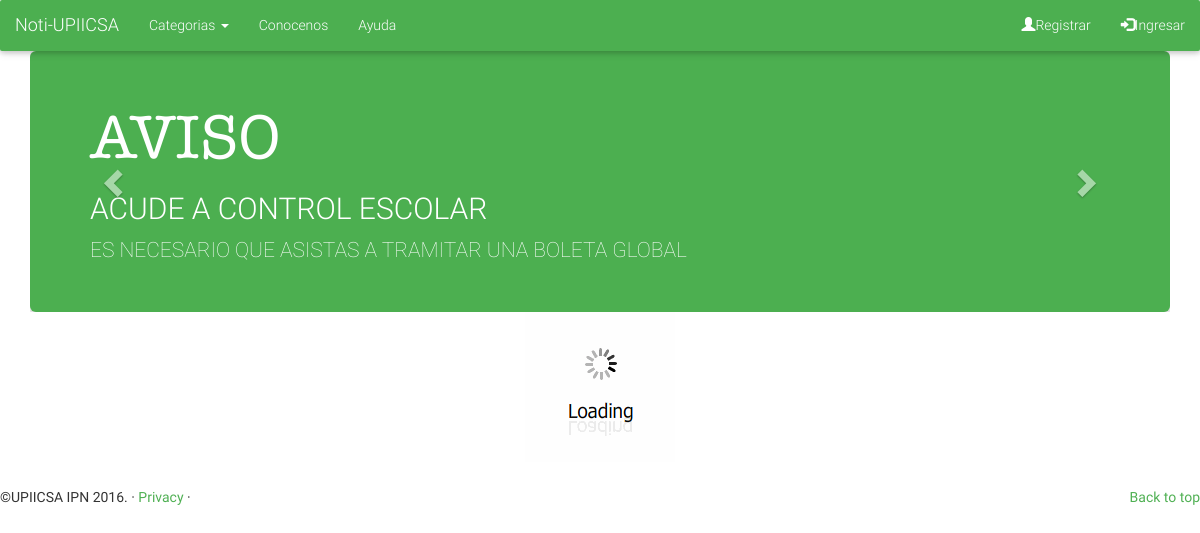
The page / on the database its author committed.
### tables this page shows
CREATE TABLE IF NOT EXISTS `AVISO` (
  `ID_AVISO` int(11) NOT NULL AUTO_INCREMENT,
  `CATEGORIA` text NOT NULL,
  `AV_TITULO` text NOT NULL,
  `AV_CONTENIDO` text NOT NULL,
  PRIMARY KEY (`ID_AVISO`)
);

### carousel.php (the view, shortened to what this page needs)
<?php
include('db.php');
  $sql = "SELECT * FROM AVISO ";
  $cont=0;
  $data = $con->query($sql);
  if($data!=null && $data->num_rows>0){
	echo'
  <script>
  function getParameterByName(name) {
     name = name.replace(/[\[]/, "\\[").replace(/[\]]/, "\\]");
     var regex = new RegExp("[\\?&]" + name + "=([^&#]*)"),
     results = regex.exec(location.search);
     return results === null ? "" : decodeURIComponent(results[1].replace(/\+/g, " "));
  }
  var t=getParameterByName("tag");
  document.getElementById("tag").innerHTML=t;
  </script>
   <div id="myCarousel" class="carousel slide" data-ride="carousel">
   <!--
  <ol class="carousel-indicators">
      <li data-target="#myCarousel" data-slide-to="0" class="active"></li>
  <li data-target="#myCarousel" data-slide-to="1"></li>
      <li data-target="#myCarousel" data-slide-to="2"></li>
    </ol>-->
  <div class="container">
    <div class="carousel-inner" role="listbox">';
    while( $row = $data->fetch_array(MYSQLI_ASSOC)){
       if($cont==1){
         echo '<div class="jumbotron green item active">';
     }else{
      echo '<div class="jumbotron green item">';
     }
     echo'
     <h1>'.$row['CATEGORIA'].'</h1>
     <h2>'.$row['AV_TITULO'].'</h2>
     <p>'.$row['AV_CONTENIDO'].'</p>
   </div>';
     $cont++;
    }
  echo'  <a class="left carousel-control" href="#myCarousel" role="button" data-slide="prev">
      <span class="glyphicon glyphicon-chevron-left" aria-hidden="true"></span>
      <span class="sr-only">Previous</span>
    </a>
    <a class="right carousel-control" href="#myCarousel" role="button" data-slide="next">
      <span class="glyphicon glyphicon-chevron-right" aria-hidden="true"></span>
      <span class="sr-only">Next</span>
    </a>
  </div>
</div>';
}
?>

### rows shown on the page
aviso: CATEGORIA "AVISO", AV_TITULO "ACUDE A CONTROL ESCOLAR", AV_CONTENIDO "ES NECESARIO QUE ASISTAS A TRAMITAR UNA BOLETA GLOBAL"
